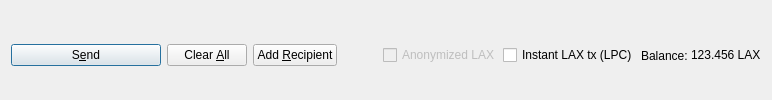
         <widget class="QFrame" name="frame_Send">
          <layout class="QHBoxLayout" name="horizontalLayout">
           <property name="bottomMargin">
            <number>0</number>
           </property>
           <item>
            <widget class="QPushButton" name="sendButton">
             <property name="minimumSize">
              <size>
               <width>150</width>
               <height>0</height>
              </size>
             </property>
             <property name="toolTip">
              <string>Confirm the send action</string>
             </property>
             <property name="text">
              <string>S&amp;end</string>
             </property>
             <property name="icon">
              <iconset resource="../lapo.qrc">
               <normaloff>:/icons/send</normaloff>:/icons/send</iconset>
             </property>
             <property name="autoDefault">
              <bool>false</bool>
             </property>
             <property name="default">
              <bool>true</bool>
             </property>
            </widget>
           </item>
           <item>
            <widget class="QPushButton" name="clearButton">
             <property name="sizePolicy">
              <sizepolicy hsizetype="Minimum" vsizetype="Fixed">
               <horstretch>0</horstretch>
               <verstretch>0</verstretch>
              </sizepolicy>
             </property>
             <property name="toolTip">
              <string>Clear all fields of the form.</string>
             </property>
             <property name="text">
              <string>Clear &amp;All</string>
             </property>
             <property name="icon">
              <iconset resource="../lapo.qrc">
               <normaloff>:/icons/remove</normaloff>:/icons/remove</iconset>
             </property>
             <property name="autoDefault">
              <bool>false</bool>
             </property>
            </widget>
           </item>
           <item>
            <widget class="QPushButton" name="addButton">
             <property name="toolTip">
              <string>Send to multiple recipients at once</string>
             </property>
             <property name="text">
              <string>Add &amp;Recipient</string>
             </property>
             <property name="icon">
              <iconset resource="../lapo.qrc">
               <normaloff>:/icons/add</normaloff>:/icons/add</iconset>
             </property>
             <property name="autoDefault">
              <bool>false</bool>
             </property>
            </widget>
           </item>
           <item>
            <spacer name="horizontalSpacer">
             <property name="orientation">
              <enum>Qt::Horizontal</enum>
             </property>
             <property name="sizeHint" stdset="0">
              <size>
               <width>40</width>
               <height>20</height>
              </size>
             </property>
            </spacer>
           </item>
           <item>
            <layout class="QHBoxLayout" name="horizontalLayout_2">
             <property name="spacing">
              <number>3</number>
             </property>
             <item>
              <widget class="QCheckBox" name="checkzLAX">
               <property name="enabled">
                <bool>false</bool>
               </property>
               <property name="text">
                <string>Anonymized LAX</string>
               </property>
              </widget>
             </item>
             <item>
              <widget class="QCheckBox" name="checkLPCtx">
               <property name="enabled">
                <bool>true</bool>
               </property>
               <property name="minimumSize">
                <size>
                 <width>85</width>
                 <height>0</height>
                </size>
               </property>
               <property name="text">
                <string>Instant LAX tx (LPC)</string>
               </property>
              </widget>
             </item>
             <item>
              <widget class="QLabel" name="label">
               <property name="text">
                <string>Balance:</string>
               </property>
              </widget>
             </item>
             <item>
              <widget class="QLabel" name="labelBalance">
               <property name="sizePolicy">
                <sizepolicy hsizetype="Preferred" vsizetype="Fixed">
                 <horstretch>0</horstretch>
                 <verstretch>0</verstretch>
                </sizepolicy>
               </property>
               <property name="cursor">
                <cursorShape>IBeamCursor</cursorShape>
               </property>
               <property name="text">
                <string notr="true">123.456 LAX</string>
               </property>
               <property name="textInteractionFlags">
                <set>Qt::LinksAccessibleByMouse|Qt::TextSelectableByKeyboard|Qt::TextSelectableByMouse</set>
               </property>
              </widget>
             </item>
            </layout>
           </item>
          </layout>
         </widget>
